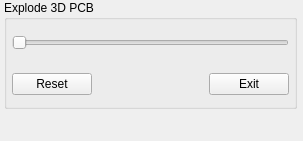
<?xml version="1.0" encoding="UTF-8"?>
<ui version="4.0">
 <class>explode_dwg</class>
 <widget class="QDockWidget" name="explode_dwg">
  <property name="geometry">
   <rect>
    <x>0</x>
    <y>0</y>
    <width>303</width>
    <height>141</height>
   </rect>
  </property>
  <property name="minimumSize">
   <size>
    <width>48</width>
    <height>48</height>
   </size>
  </property>
  <property name="layoutDirection">
   <enum>Qt::LeftToRight</enum>
  </property>
  <property name="features">
   <set>QDockWidget::AllDockWidgetFeatures</set>
  </property>
  <property name="allowedAreas">
   <set>Qt::LeftDockWidgetArea|Qt::RightDockWidgetArea</set>
  </property>
  <property name="windowTitle">
   <string extracomment="kicad StepUp 3D tools">Explode 3D PCB</string>
  </property>
  <widget class="QWidget" name="dockWidgetContents">
   <widget class="QGroupBox" name="mainGroup">
    <property name="geometry">
     <rect>
      <x>4</x>
      <y>0</y>
      <width>293</width>
      <height>109</height>
     </rect>
    </property>
    <property name="title">
     <string notr="true">Explode 3D PCB</string>
    </property>
    <widget class="QWidget" name="gridLayoutWidget_13">
     <property name="geometry">
      <rect>
       <x>8</x>
       <y>24</y>
       <width>277</width>
       <height>37</height>
      </rect>
     </property>
     <layout class="QGridLayout" name="gridLayout_15">
      <property name="horizontalSpacing">
       <number>1</number>
      </property>
      <property name="verticalSpacing">
       <number>2</number>
      </property>
      <item row="0" column="0">
       <widget class="QSlider" name="hSlider_explode">
        <property name="toolTip">
         <string notr="true">Explode PCB (in mm)</string>
        </property>
        <property name="orientation">
         <enum>Qt::Horizontal</enum>
        </property>
       </widget>
      </item>
     </layout>
    </widget>
    <widget class="QWidget" name="horizontalLayoutWidget">
     <property name="geometry">
      <rect>
       <x>8</x>
       <y>64</y>
       <width>277</width>
       <height>41</height>
      </rect>
     </property>
     <layout class="QHBoxLayout" name="horizontalLayout">
      <item>
       <widget class="QPushButton" name="pb_Reset">
        <property name="toolTip">
         <string notr="true">Reset</string>
        </property>
        <property name="text">
         <string notr="true">Reset</string>
        </property>
       </widget>
      </item>
      <item>
       <spacer name="horizontalSpacer">
        <property name="orientation">
         <enum>Qt::Horizontal</enum>
        </property>
        <property name="sizeHint" stdset="0">
         <size>
          <width>40</width>
          <height>20</height>
         </size>
        </property>
       </spacer>
      </item>
      <item>
       <widget class="QPushButton" name="pb_Close">
        <property name="toolTip">
         <string notr="true">Exit</string>
        </property>
        <property name="text">
         <string notr="true">Exit</string>
        </property>
       </widget>
      </item>
     </layout>
    </widget>
   </widget>
  </widget>
 </widget>
 <resources/>
 <connections/>
 <designerdata>
  <property name="gridDeltaX">
   <number>4</number>
  </property>
  <property name="gridDeltaY">
   <number>4</number>
  </property>
  <property name="gridSnapX">
   <bool>true</bool>
  </property>
  <property name="gridSnapY">
   <bool>true</bool>
  </property>
  <property name="gridVisible">
   <bool>true</bool>
  </property>
 </designerdata>
</ui>
